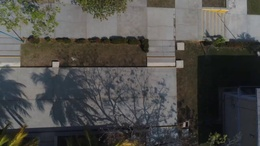
%> input picture video3_020.jpg, 260 x 146 px, shrunk from 1280 x 720 before the run
$ octave stereopakal.m   (GNU Octave 9; MATLAB toolbox functions it lacks are replaced by stand-ins)
%> lines starting %> are read from the running program, lines starting %| are printed output that depends on the picture
### pakaltransform.m
function [impakal,imnormal,imcodepakal]=pakaltransform(imagen,ws)
  % impakal tiene la ecuacion del plano de cada ventana de tamano ws, double
  % imnormal vector normal de cada plano
  % imcodepakal vector normal codificado en colores
  % imagen imagen de entrada para calculo de transformada
  % ws tamano de ventana, solo trabaja para ventanas de 3x3
  [ren,col]=size(imagen);
  imagen=double(imagen);
  impakal=zeros(ren,col,3);
  imnormal=zeros(ren,col,3);
  imcodepakal=zeros(ren,col,3);
      valor=-ws;
      cuenta=1;
      for l=1:(2*ws+1)
        valpos=-ws;
        for m=1:(2*ws+1)
          posr(cuenta)=valor;
          pos(cuenta)=valpos;
          cuenta=cuenta+1;
          valpos=valpos+1;
        end
        valor=valor+1;
      end
  for i=ws+1:ren-ws
    for j=ws+1:col-ws
      vw=imagen(i-ws:i+ws,j-ws:j+ws); % toma los pixeles de esa ventana
      valwindow=vw(:);  % lo transforma en un vector o fila
      pts=[pos;posr;valwindow']; % crea los puntos en el espacio
      c=minimoscuadradosidentidad(pts);
      impakal(i,j,:)=c;
      imnormal(i,j,:)=vnormal(c);
      imcodepakal(i,j,:)=codepakal(vnormal(c));
    end
    %[i,ren]
    end

### stereopakal.m
clear all; close all; clc;
iml = imresize(rgb2gray(imread('video3_020.jpg')),.5);
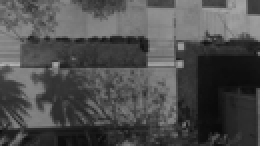
%> iml: size 73x130 uint8 (shown 2 times larger); min 10, max 178, mean 77.6
imr = imresize(rgb2gray(imread('video3_021.jpg')),.5);
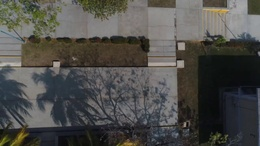
%> input picture video3_021.jpg, 260 x 146 px, shrunk from 1280 x 720 before the run
%> imr: size 73x130 uint8; min 10, max 178, mean 77.4

  ws=20;
  [impl,imnl,imcl]=pakaltransform(iml,ws);
%> after the loop in pakaltransform, `for i=ws+1:ren-ws`:
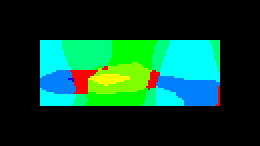
%> imcodepakal: size 73x130x3 double (shown 2 times larger); mean R, G, B 10.3, 68.9, 45.4
%> after the loop in pakaltransform, `for i=ws+1:ren-ws`:
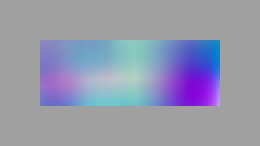
%> imnormal: size 73x130x3 double (shown 2 times larger); mean R, G, B -0.0034, -0.00245, 0.00421; drawn with min black and max white
%> after the loop in pakaltransform, `for i=ws+1:ren-ws`:
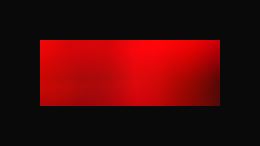
%> impakal: size 73x130x3 double (shown 2 times larger); mean R, G, B 24.3, -0.3, -0.1; drawn with min black and max white
  [impr,imnr,imcr]=pakaltransform(imr,ws);
  %save packaltsukubaw3.mat
  dmax=16;
  %load packaltsukubaw3.mat
  [ren,col]=size(iml);
%> ren = 73; col = 130
%> (the run ends here)
